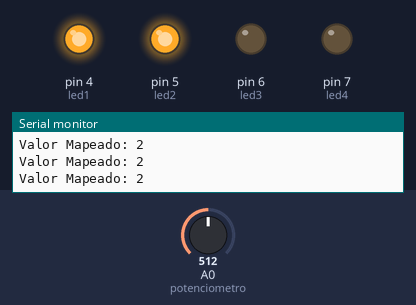
Recording of a sketch running on a simulated Arduino Uno, built with avr-gcc and run on an emulated ATmega328P. Shown: output pins drawn as LEDs (lit = HIGH), the last lines printed to the serial monitor. The inputs (shaded band) are chosen by the test bench; at power-on: A0 (potenciometro) = 512.

Above: at 1.2 s.
1.3 s: A0 (potenciometro) set to 505
At 2.4 s:
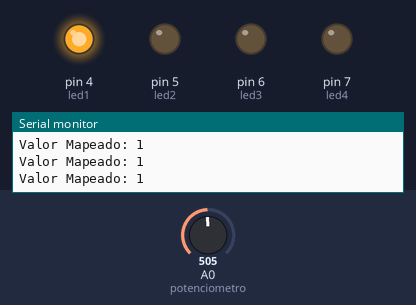
2.8 s: A0 (potenciometro) set to 273
4.3 s: A0 (potenciometro) set to 237
At 5.5 s:
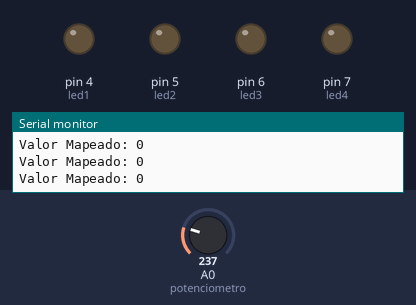
5.8 s: A0 (potenciometro) set to 900
At 6.7 s:
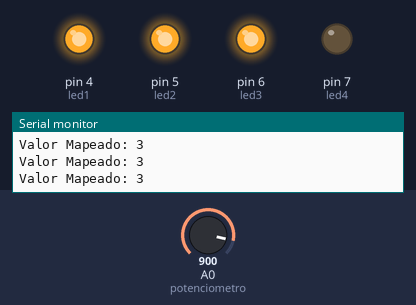
7.3 s: A0 (potenciometro) set to 1008
10.3 s: A0 (potenciometro) set to 1023
At 11.1 s:
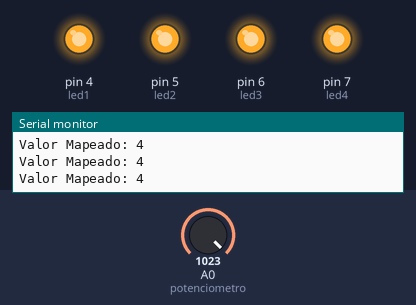
Timing chart, 0 to 12.8 s (numbered marks = the images above; inputs shaded):
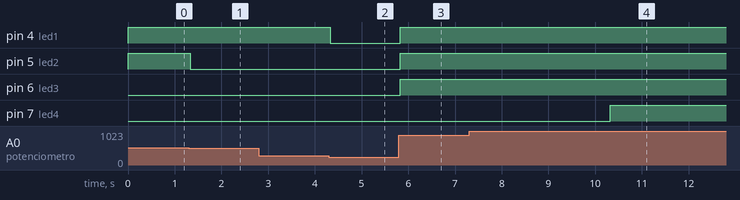

Measured:
- the behaviour switches between 512 and 511 on A0 (potenciometro) (found by bisection; images 0 and 1)
- the behaviour switches between 256 and 255 on A0 (potenciometro) (found by bisection; images 1 and 2)
- the behaviour switches between 1022 and 1023 on A0 (potenciometro) (found by bisection; images 3 and 4)
- after the input at 1.3 s, pin 5 (led2): HIGH → LOW at once
- after the input at 4.3 s, pin 4 (led1): HIGH → LOW at once
- after the input at 5.8 s, pin 4 (led1), pin 5 (led2), pin 6 (led3): LOW → HIGH at once
- after the input at 10.3 s, pin 7 (led4): LOW → HIGH at once

The sketch:

Programa_4_Tarea_4LedsPot.ino
```cpp
int potenciometro = A0; //Analogico de A0 - A5
int led1 = 4, led2 = 5, led3 = 6, led4 = 7;
int cont=0;

void setup() {
  pinMode(led1,OUTPUT);
  pinMode(led2,OUTPUT);
  pinMode(led3,OUTPUT);
  pinMode(led4,OUTPUT);
  Serial.begin(9600);
}

int valor;
void loop() {
  // put your main code here, to run repeatedly:
  valor = analogRead(potenciometro);
  valor = map(valor,0,1023,0,4);
  Serial.println("Valor Mapeado: " + String(valor));

if(valor==0){
    digitalWrite(led1,0);
    digitalWrite(led2,0);
    digitalWrite(led3,0);
    digitalWrite(led4,0);
}
  if(valor==1){
    digitalWrite(led1,1);
    digitalWrite(led2,0);
    digitalWrite(led3,0);
    digitalWrite(led4,0);
  }
  else if(valor==2){
    digitalWrite(led1,1);
    digitalWrite(led2,1);
    digitalWrite(led3,0);
    digitalWrite(led4,0);
  }
  else if(valor==3){
    digitalWrite(led1,1);
    digitalWrite(led2,1);
    digitalWrite(led3,1);
    digitalWrite(led4,0);
  }
  else if(valor==4){
    digitalWrite(led1,1);
    digitalWrite(led2,1);
    digitalWrite(led3,1);
    digitalWrite(led4,1);
}
}
```
